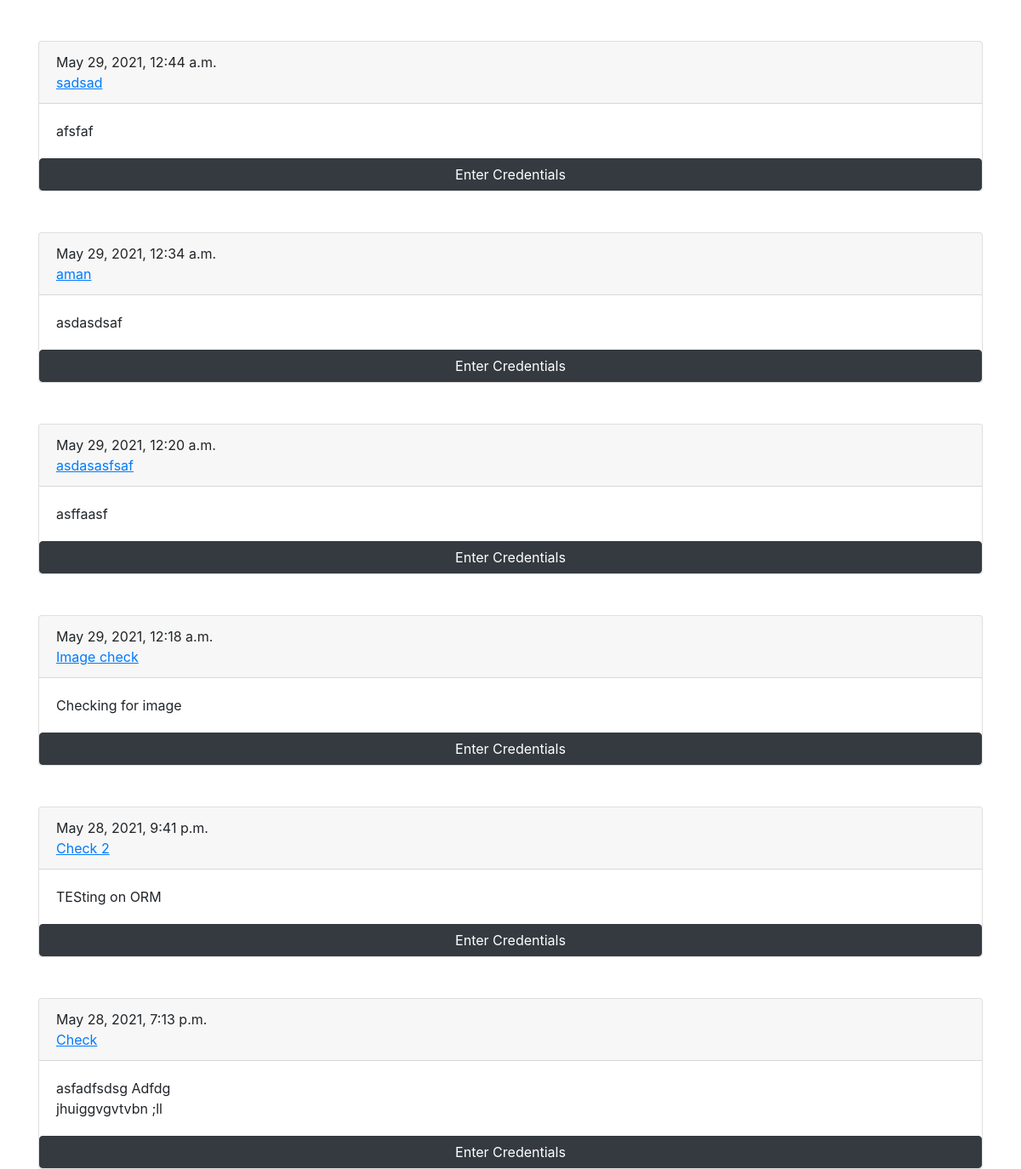
The app's page /, older data.
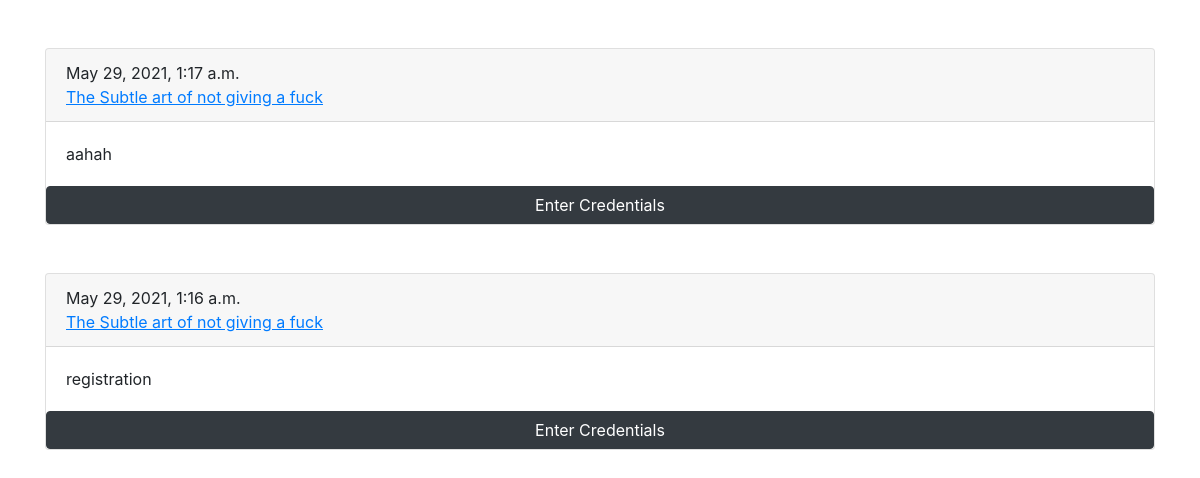
The same page, newer data.
### blog/models.py (models this page shows, shortened)
class Post(models.Model):
    password = models.PositiveBigIntegerField(blank=True, default=000000)
    title = models.CharField(max_length=40)
    text = models.TextField()
    image = models.ImageField(default='avatar.jpg', upload_to='images')
    published_date = models.DateTimeField(default=timezone.now)

### blog/views.py (the view)
# urls.py: path('', views.blog, name='blog'),
def blog(request):
    posts = Post.objects.all().order_by('-published_date')
    return render(request, 'blog/post_list.html', {'posts': posts})

### blog/templates/blog/post_list.html
{% extends 'blog/base.html' %}
{% block content %}
{% for post in posts %}
    <div class="container">
        <div class="card card-login mx-auto mt-5">
           <div class="card-header card-srow">
               <div class="time-row">
                   <time class="dt">{{ post.published_date }}</time>
               </div>
               <div class="title-row">
                   <a class="title" href="{% url 'detail' pk=post.pk %}"><u>{{ post.title }}</u></a>
               </div>
           </div>
           <div class="card-body">
               <article class="text">
                   {{ post.text|linebreaksbr }}
               </article>
           </div>
           <a href="{% url 'password' %}" class="btn btn-dark">Enter Credentials</a>
       </div>
    </div>
{% endfor %}
{% endblock %}

### blog/templates/blog/base.html (shortened to what this page needs)
{% load static %}
<!DOCTYPE html>
<html lang="en" dir="ltr">
    <head>
        <link rel="stylesheet" href="{% static 'css/bootstrap.min.css' %}">
        <link rel="stylesheet" href="{% static 'css/styles.css' %}">
    </head>
    <body>
        {% block content %}
        {% endblock %}
    </body>
</html>

Row changes from the older to the newer data that the page shows:
removed Post: published_date "May 29, 2021, 12:44 a.m.", title "sadsad", text "afsfaf"
removed Post: published_date "May 29, 2021, 12:34 a.m.", title "aman", text "asdasdsaf"
removed Post: published_date "May 29, 2021, 12:20 a.m.", title "asdasasfsaf", text "asffaasf"
removed Post: published_date "May 29, 2021, 12:18 a.m.", title "Image check", text "Checking for image"
removed Post: published_date "May 28, 2021, 9:41 p.m.", title "Check 2", text "TESting on ORM"
removed Post: published_date "May 28, 2021, 7:13 p.m.", title "Check", text "asfadfsdsg Adfdg jhuiggvgvtvbn ;ll"
added Post: published_date "May 29, 2021, 1:17 a.m.", title "The Subtle art of not giving a fuck", text "aahah"
added Post: published_date "May 29, 2021, 1:16 a.m.", title "The Subtle art of not giving a fuck", text "registration"
